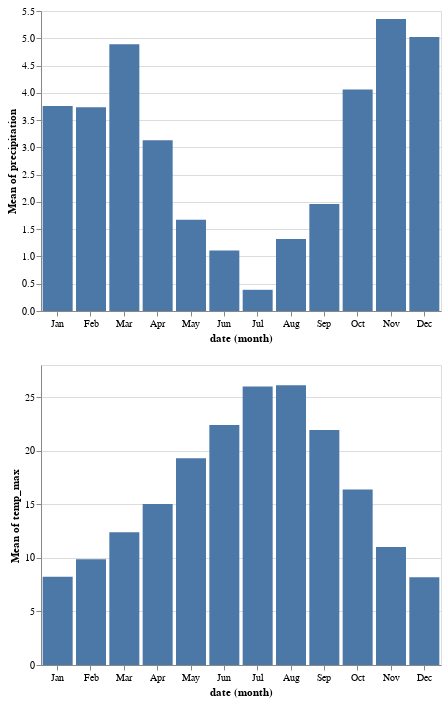

Notebook code for this chart:
### Code cell
precip = alt.Chart(weather).mark_bar().encode(
    x = alt.X('date:O', timeUnit='month'),
    y = 'mean(precipitation):Q'
)

temp = alt.Chart(weather).mark_bar().encode(
    x = alt.X('date:O', timeUnit='month'),
    y = 'mean(temp_max):Q'
)

precip & temp

### Figure 1 — Vega-Lite specification as saved in the notebook (floating-point values rounded to 4 significant figures; data arrays with more than 128 entries replaced by an {"elided": "..."} marker saying what was removed)
{"$schema": "https://vega.github.io/schema/vega-lite/v3.4.0.json", "config": {"mark": {"tooltip": null}, "view": {"height": 300, "width": 400}}, "data": {"name": "data-13ba8891ffc1c036fb4d1d254fdfb737"}, "datasets": {"data-13ba8891ffc1c036fb4d1d254fdfb737": {"elided": "1461 records"}}, "vconcat": [{"encoding": {"x": {"field": "date", "timeUnit": "month", "type": "ordinal"}, "y": {"aggregate": "mean", "field": "precipitation", "type": "quantitative"}}, "mark": "bar"}, {"encoding": {"x": {"field": "date", "timeUnit": "month", "type": "ordinal"}, "y": {"aggregate": "mean", "field": "temp_max", "type": "quantitative"}}, "mark": "bar"}]}
